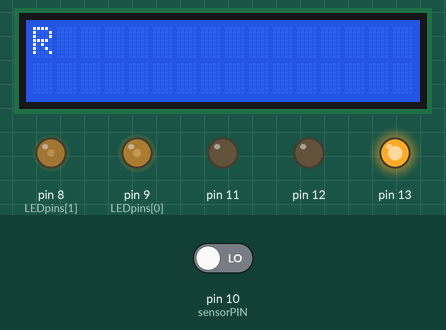
This sketch was run on a simulated Arduino Uno, built with avr-gcc and run on an emulated ATmega328P. Shown: 16×2 character LCD, output pins drawn as LEDs (lit = HIGH). Wiring (inferred from the names in the program): character LCD (HD44780): RS pin 6; E pin 4; data pin 2, pin 3, pin 5, pin 7. Inputs (shaded band) come from the test bench; at power-on: pin 10 (sensorPIN) LOW. Pins used as bus, display or sensor lines are not drawn.

Above: at 1.2 s.
1.3 s: pin 10 (sensorPIN) driven HIGH
At 2.0 s:
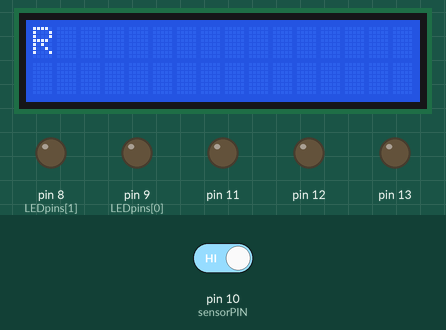
2.9 s: pin 10 (sensorPIN) driven LOW
At 5.1 s:
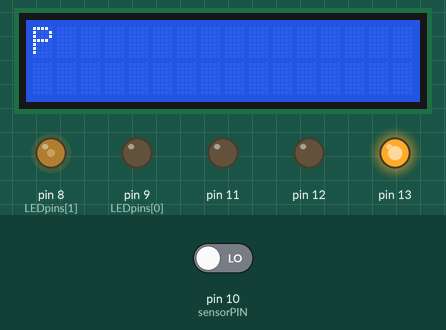
5.2 s: pin 10 (sensorPIN) driven HIGH
At 6.5 s:
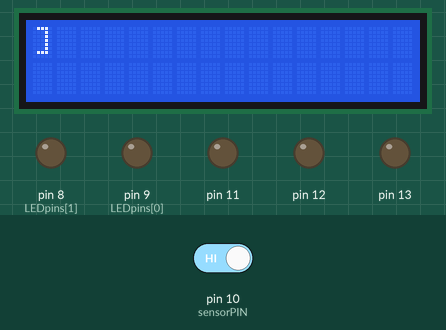
6.9 s: pin 10 (sensorPIN) driven LOW
At 20.52 s:
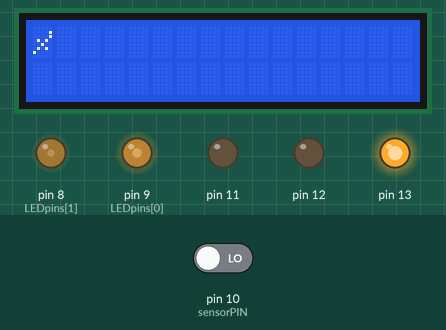
Timing chart, 0 to 21.6 s (numbered marks = the images above; inputs shaded):
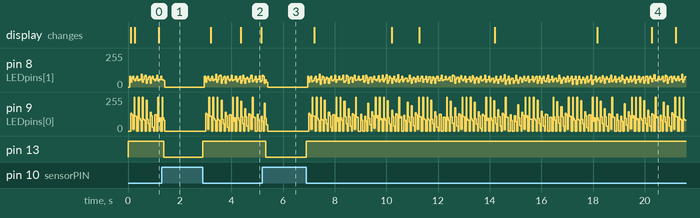

Measured:
- after the input at 1.3 s, pin 9 (LEDpins[0]): goes on until 1.4 s, then stays 0/255; pin 13: HIGH → LOW after 0.08 s
- after the input at 5.2 s, pin 9 (LEDpins[0]): goes on until 5.4 s, then stays 0/255; pin 13: HIGH → LOW after 0.14 s
- after the input at 6.9 s, pin 13: LOW → HIGH at once

The sketch:

pov_3_test.ino
```cpp
  // defining the alphabet
  #include "font.h"
  #include <Time.h>

  // define the Arduino LED pins in use
  const int LEDpins[] = {9,8,7,6,5,4,3,2};
  int rows= 8;		        // Total LED's in a row
  // number of LEDs
   const int charHeight = 8;
   const int charWidth = 5;


  // sensor setup
  const int sensorPIN = 10;  // define the Arduino sensor pin
  int sensVal;  // variable to store the value coming from the sensor
  int i;
  char textString[] = "KOOS POV TEST";
  String tmp_str;

  void setup()
  {
    setTime(11,11,30,23,7,2013);
    pinMode(12, OUTPUT);
    pinMode(13, OUTPUT);
    pinMode(11, OUTPUT);
    pinMode(10, INPUT);
    for (i = 0; i < rows; i++)
      pinMode(LEDpins[i], OUTPUT);
    //Serial.begin(9600);
  }

  void loop()
  {

    //Serial.print("de tijd ");
    //Serial.println(klok());
    tmp_str=klok();
    tmp_str=tmp_str+" ";
    while(digitalRead(sensorPIN) != 0)
    {
     digitalWrite(13, LOW);   // set the LED off
    }
    digitalWrite(13, HIGH);   // set the LED on
    // printen klok letter voor letter
    for (int k=0; k<tmp_str.length(); k++){
      printLetter(tmp_str.charAt(k));
      }
    delay(2); // pauze tussen de teksten
    for (int k=sizeof(textString)-1; k>-1; k--){
      printLetterboven(textString[k]);
    //  Serial.println(textString[k]);
      }
  }

  String klok(){
    String result;
    String str1;
    String str2;
    String str3;
    if (hour() < 10)
      str1 = "0"+String(hour());
    else
      str1 = String(hour());
    if (minute() < 10)
      str2 = "0"+String(minute());
    else
      str2 = String(minute());
    if (second() < 10)
      str3 = "0"+String(second());
    else
      str3 = String(second());
    result = str1+":"+str2+":"+str3;
    //result = String(hour())+":"+String(minute())+":"+String(second());
    return result;
  }

void printLetterboven(char ch)
  {
    // make sure the character is within the alphabet bounds (defined by the font.h file)
    // if it's not, make it a blank character
    if (ch < 32 || ch > 126){
      ch = 32;
      }
    // subtract the space character (converts the ASCII number to the font index number)
    ch -= 32;
    // step through each byte of the character array
    for (int i=charWidth-1; i>-1; i--) {
      byte b = font[ch][i];
      // ventilator draai tegen de klok in
      for (int j=0; j<charHeight; j++) {
        digitalWrite(LEDpins[j], bitRead(b,j));
        }
      delay(1);
      }
    //clear the LEDs
    for (i = 0; i < rows; i++)
      digitalWrite(LEDpins[i] , LOW);
    // space between letters
    delay(1);

  }

  void printLetter(char ch)
  {
    // make sure the character is within the alphabet bounds (defined by the font.h file)
    // if it's not, make it a blank character
    if (ch < 32 || ch > 126){
      ch = 32;
      }
    // subtract the space character (converts the ASCII number to the font index number)
    ch -= 32;
    // step through each byte of the character array
    for (int i=0; i<charWidth; i++) {
      byte b = font[ch][i];
      // ventilator draai tegen de klok in
      for (int j=0; j<charHeight; j++) {
        digitalWrite(LEDpins[j], bitRead(b, 7-j));
        }
      delay(1);
      }
    //clear the LEDs
    for (i = 0; i < rows; i++)
      digitalWrite(LEDpins[i] , LOW);
    // space between letters
    delay(1);

  }
```

Source omitted: font.h (data table, 6520 bytes)
